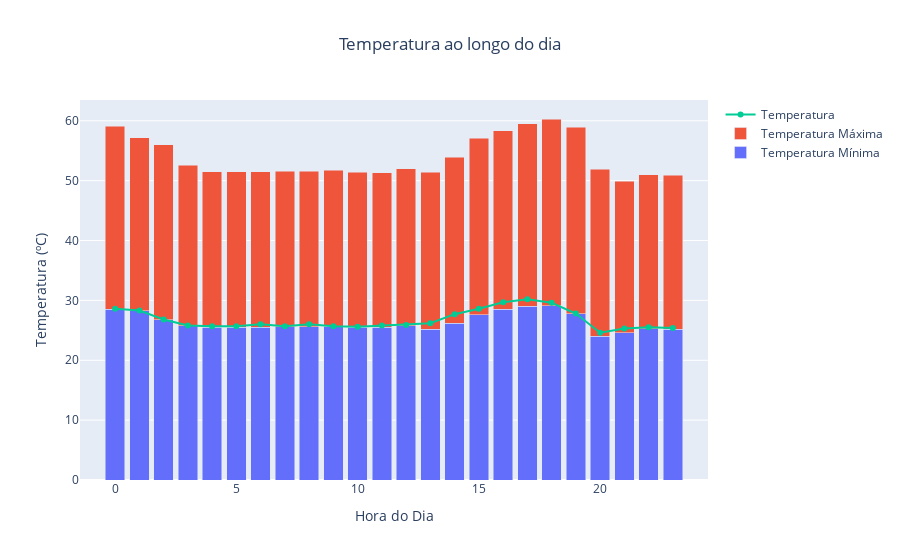

The cell this chart's notebook holds for it:
### Code cell
configure_plotly_browser_state() # Específico para o Colab

temp_min = go.Bar(x=clima.hora, y=clima.temp_min, name='Temperatura Mínima')
temp_max = go.Bar(x=clima.hora, y=clima.temp_max, name='Temperatura Máxima')
temperatura = go.Scatter(x=clima.hora, y=clima.temp_inst, mode='markers+lines', name='Temperatura')

data = [temp_min, temp_max, temperatura]

layout = go.Layout(
    title='Temperatura ao longo do dia',
    xaxis={'title': 'Hora do Dia'},
    yaxis={'title': 'Temperatura (ºC)'},
    barmode='stack'
)

fig = go.Figure(data=data, layout=layout)
fig.update_layout(title_x=0.5)

ply.iplot(fig)

fig.write_html('grafico.html')

### Figure 1 — Plotly figure (JSON) as saved in the notebook; plotly's stock layout.template omitted (floating-point values rounded to 4 significant figures)
{"data": [{"y": [28.5, 28.3, 26.8, 25.8, 25.5, 25.5, 25.5, 25.6, 25.6, 25.7, 25.5, 25.5, 25.8, 25.2, 26.2, 27.6, 28.5, 29, 29.1, 27.8, 24, 24.6, 25.3, 25.2], "x": [0, 1, 2, 3, 4, 5, 6, 7, 8, 9, 10, 11, 12, 13, 14, 15, 16, 17, 18, 19, 20, 21, 22, 23], "type": "bar", "name": "Temperatura Mínima"}, {"y": [30.6, 28.9, 29.2, 26.8, 26, 26, 26, 26, 26, 26, 25.9, 25.8, 26.2, 26.2, 27.7, 29.5, 29.8, 30.5, 31.2, 31.1, 27.9, 25.3, 25.7, 25.7], "x": [0, 1, 2, 3, 4, 5, 6, 7, 8, 9, 10, 11, 12, 13, 14, 15, 16, 17, 18, 19, 20, 21, 22, 23], "type": "bar", "name": "Temperatura Máxima"}, {"y": [28.6, 28.3, 26.8, 25.8, 25.7, 25.7, 26, 25.7, 26, 25.7, 25.6, 25.8, 25.9, 26.2, 27.7, 28.6, 29.7, 30.2, 29.6, 27.8, 24.6, 25.3, 25.5, 25.4], "x": [0, 1, 2, 3, 4, 5, 6, 7, 8, 9, 10, 11, 12, 13, 14, 15, 16, 17, 18, 19, 20, 21, 22, 23], "type": "scatter", "mode": "markers+lines", "name": "Temperatura"}], "layout": {"barmode": "stack", "yaxis": {"title": {"text": "Temperatura (ºC)"}}, "xaxis": {"title": {"text": "Hora do Dia"}}, "title": {"text": "Temperatura ao longo do dia", "x": 0.5}}}
